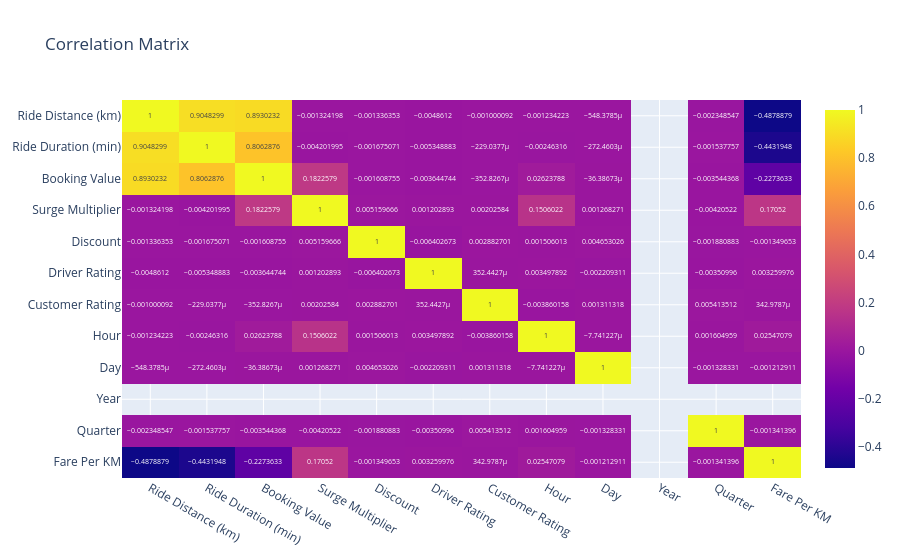

Notebook code for this chart:
### Code cell
fig=px.imshow(

corr,

text_auto=True,

aspect="auto",

title="Correlation Matrix"

)

fig.show()

### Figure 1 — Plotly figure (JSON) as saved in the notebook; plotly's stock layout.template omitted (floating-point values rounded to 4 significant figures; data arrays with more than 128 entries replaced by an {"elided": "..."} marker saying what was removed)
{"data": [{"coloraxis": "coloraxis", "hovertemplate": "x: %{x}<br>y: %{y}<br>color: %{z}<extra></extra>", "name": "0", "texttemplate": "%{z}", "type": "heatmap", "x": ["Ride Distance (km)", "Ride Duration (min)", "Booking Value", "Surge Multiplier", "Discount", "Driver Rating", "Customer Rating", "Hour", "Day", "Year", "Quarter", "Fare Per KM"], "xaxis": "x", "y": ["Ride Distance (km)", "Ride Duration (min)", "Booking Value", "Surge Multiplier", "Discount", "Driver Rating", "Customer Rating", "Hour", "Day", "Year", "Quarter", "Fare Per KM"], "yaxis": "y", "z": {"elided": "12x12 float values"}}], "layout": {"coloraxis": {"colorscale": [[0, "#0d0887"], [0.1111, "#46039f"], [0.2222, "#7201a8"], [0.3333, "#9c179e"], [0.4444, "#bd3786"], [0.5556, "#d8576b"], [0.6667, "#ed7953"], [0.7778, "#fb9f3a"], [0.8889, "#fdca26"], [1, "#f0f921"]]}, "title": {"text": "Correlation Matrix"}, "xaxis": {"anchor": "y", "domain": [0, 1]}, "yaxis": {"anchor": "x", "autorange": "reversed", "domain": [0, 1]}}}
